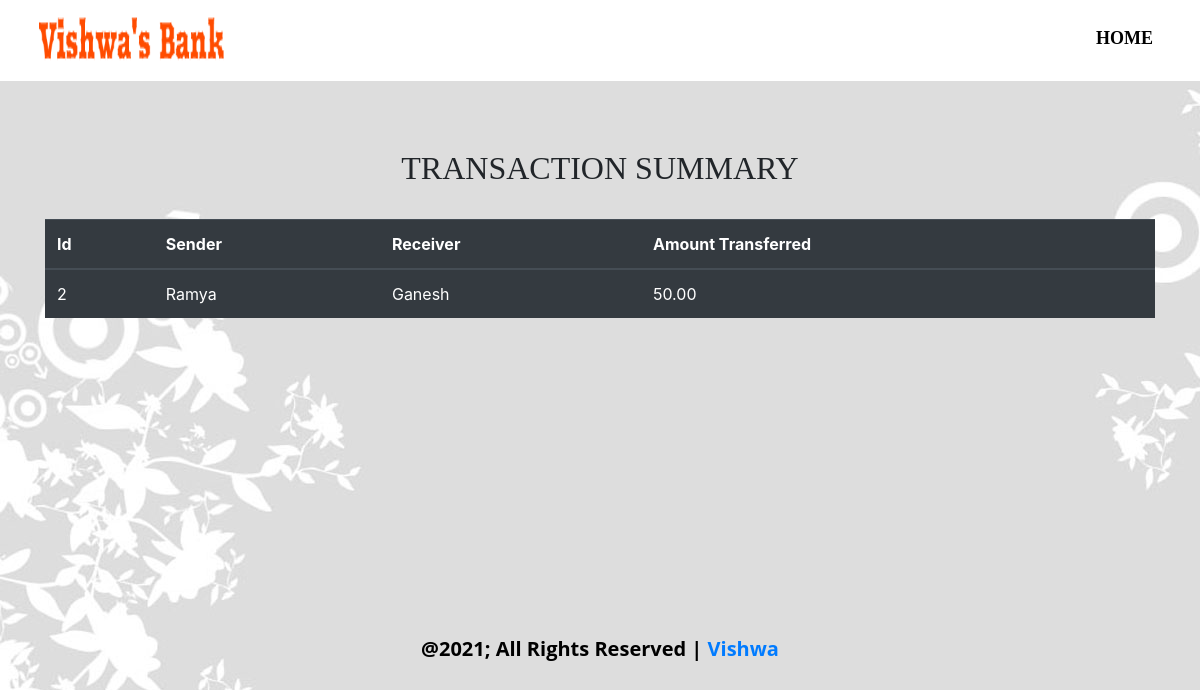
Screenshot of /transactions.php with the database file from the repository.
### tables this page shows
CREATE TABLE `transfers` (
  `id` int(50) NOT NULL,
  `fromuser` varchar(50) NOT NULL,
  `touser` varchar(50) NOT NULL,
  `transamount` decimal(10,2) NOT NULL
);

### transactions.php (the view, shortened to what this page needs)
<!DOCTYPE html>
<html lang="en">
<head>
  <link rel="stylesheet" href="./style.css">
  <link rel="stylesheet" href="https://stackpath.bootstrapcdn.com/bootstrap/4.5.2/css/bootstrap.min.css">
</head>
<body>
  <div class="main-container nav-bg-color">
    <div class="inside-container nav-contain">
      <nav class="navbar navbar-expand-lg navbar-light">
        <a href="index.php"><img src="logo.png" class="img-fluid" alt="" style="width:200px; height:80px;"></a>
        <div class="collapse navbar-collapse" id="navbarNavAltMarkup">
          <div class="navbar-nav nav-list ml-auto">
            <a class="menu" href="index.php"><b>HOME</b></a>
          </div>
        </div>
      </nav>
    </div>
  </div>
  <div class="container divStyle"><br><br>
    <h2>Transaction Summary</h2>
    <br>
    <div class="table-responsive-sm">
      <table class="table roundedCorners  tabletext table-hover table-condensed table-dark">
        <thead>
          <tr>
            <th>Id</th>
            <th>Sender</th>
            <th>Receiver</th>
            <th>Amount Transferred</th>
          </tr>
        </thead>
        <tbody>
          <?php
          include 'config.php';
          $sql = "select * from transfers";
          $query = mysqli_query($conn, $sql);
          while ($rows = mysqli_fetch_array($query)) {
          ?>
            <tr>
              <td><?php echo $rows['id']; ?></td>
              <td><?php echo $rows['fromuser']; ?></td>
              <td><?php echo $rows['touser']; ?></td>
              <td><?php echo $rows['transamount']; ?> </td>
            <?php
          }
            ?>
        </tbody>
      </table>
    </div>
  </div>
  <center>
    <footer style="padding-top: 300px;">
      <p>@2021; All Rights Reserved |<a href="https://firetechie.ml" target="_blank"> Vishwa </a></p>
    </footer>
  </center>
</body>
</html>

### style.css (style rules this page uses)
.main-container { max-width: 1950px; width: 100%; margin: 0 auto; overflow: hidden; }
.inside-container { max-width: 1200px; margin: 0 auto; padding: 0 15px; width: 100%; }
.nav-bg-color { background-color: white; }
.nav-contain { margin-top: -10px; margin-bottom: -5px; }
.navbar img { width: 200px; }
.nav-list .menu { color: #000000; font-family: 'Roboto Slab', serif; font-size: 18px; line-height: 26px; padding: 0 20px; text-decoration: none; }
@media (max-width: 1200px) { .nav-list .menu, .menu-last { text-align: center; padding: 0px 16px; } }
h2 { text-transform: uppercase; text-decoration: none; font-size: 32px; font-weight: bold; text-align: center; font-family: 'Roboto Slab', serif; margin-top: 140px; }
p { margin-top: 30px; font-size: 20px; font-weight: bold; text-align: center; color: #000000; font-family: 'Open Sans', serif; }

### transactions.php (style rules this page uses)
body { background-image: url("1.png"); }
h2 { text-align: center; margin-top: 20px; }

### rows the page displays
transfers: id "2", fromuser "Ramya", touser "Ganesh", transamount "50.00"
